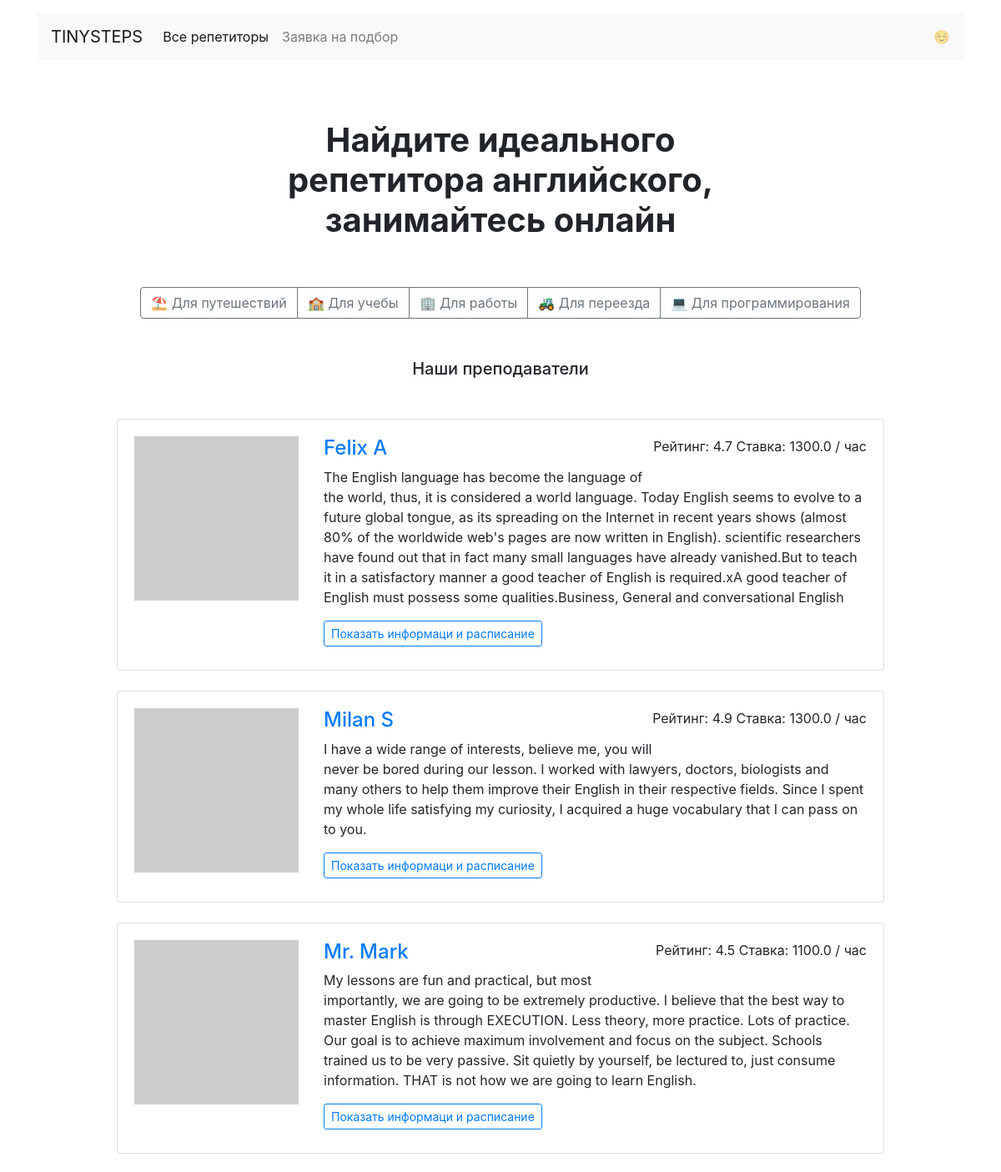
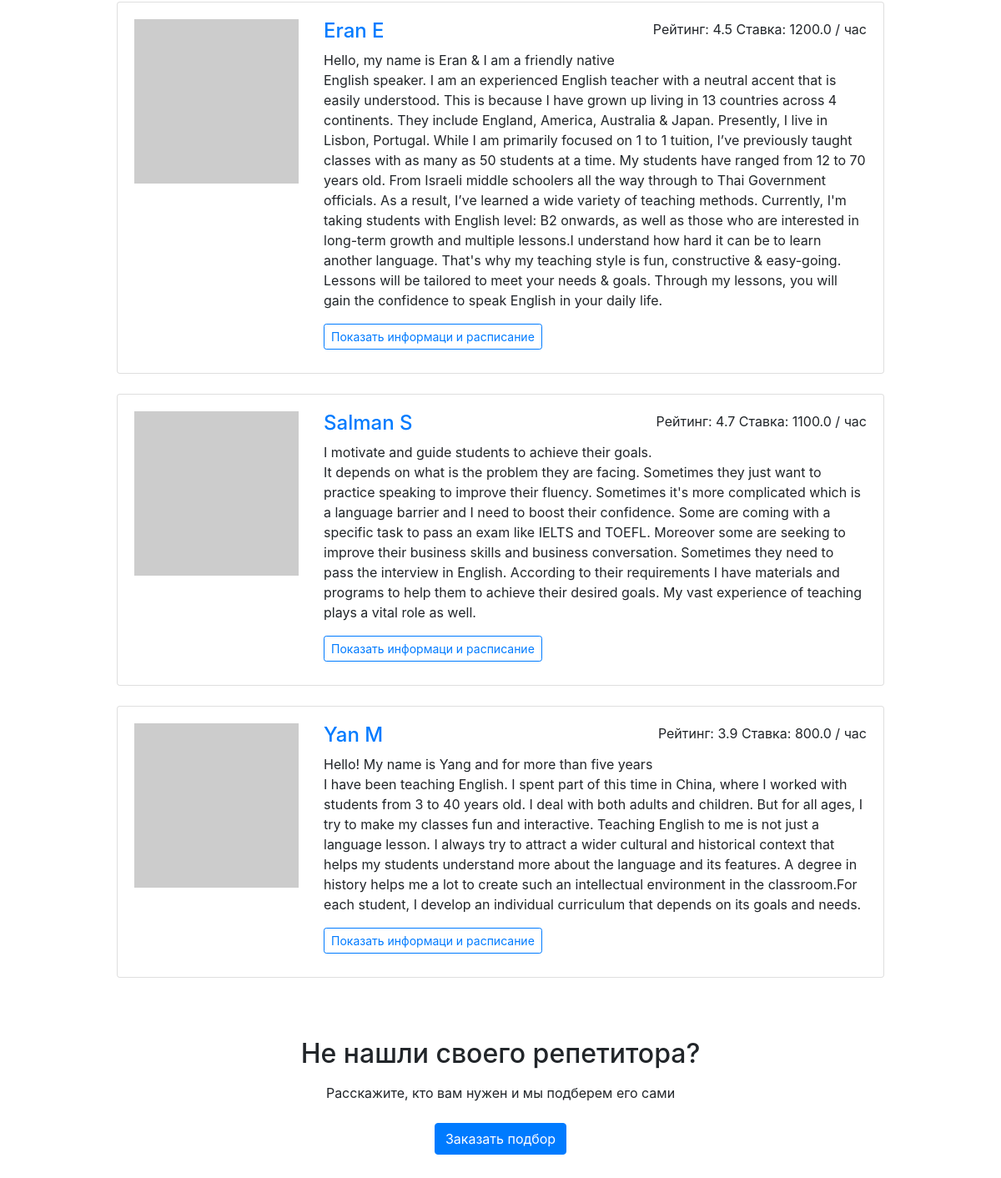
The page / on the database its author committed (2 pictures, top to bottom).
### models.py (models this page shows, shortened)
class Goal(db.Model):
	__tablename__ = 'goals'
	id = db.Column(db.Integer, primary_key=True)
	goal_slug = db.Column(db.String, unique=True)
	goal_text = db.Column(db.String, unique=True)
	teacher = db.relationship(
		'Teacher', secondary=teacher_goals_association, back_populates='goals')
	created_at = db.Column(db.DateTime, default=datetime.datetime.utcnow(),  nullable=False)

class Teacher(db.Model):
	__tablename__ = 'teachers'
	id = db.Column(db.Integer, primary_key=True)
	name = db.Column(db.String, nullable=False)
	email = db.Column(db.String, nullable=False, unique=True)
	about = db.Column(db.Text)
	rating = db.Column(db.Float)
	picture = db.Column(db.String)
	price = db.Column(db.Float)
	timetables = db.relationship('Timetable', back_populates='teacher')
	bookings = db.relationship('Booking', back_populates='teacher')
	goals = db.relationship('Goal', secondary=teacher_goals_association, back_populates='teacher')
	created_at = db.Column(db.DateTime, default=datetime.datetime.utcnow,  nullable=False)

### app.py (the view)
@app.route('/')
def index():
    all_profiles = Teacher.query.order_by(func.random()).limit(6).all()
    goals = Goal.query.all()
    return render_template('index.html',
                            all_profiles=all_profiles,
                            goals=goals)

### templates/index.html
{% extends 'base.html' %}
{% block container %}
  <main class="container mt-3 mb-5">
    <section>
    <h1 class="h1 text-center mx-auto mt-4 py-5"><strong>Найдите идеального <br>репетитора английского, <br>занимайтесь онлайн</strong></h1>
    <div class="text-center mb-5">
      <div class="btn-group mx-auto mb-0" role="group" aria-label="Basic example">
        {% for goal in goals %}
          <a href="/goals/{{ goal.goal_slug }}" class="btn btn-outline-secondary">{{ goal.goal_text }}</a>
        {% endfor %}
      </div>
    </div>
    <h2 class="h5 text-center mb-5">Наши преподаватели</h2>
    <div class="row">
      <div class="col-12 col-lg-10 offset-lg-1 m-auto">
        {% for profile in all_profiles %}
          <div class="card mb-4">
            <div class="card-body">
              <div class="row">
                <a href="/profile/{{ profile.id }}"></a><div class="col-3"><img src="{{ profile.picture }}" class="img-fluid" alt=""></div>
                <div class="col-9">
                  <p class="float-right">Рейтинг: {{ profile.rating }} Ставка: {{ profile.price }} / час</p>
                  <a href="/profile/{{ profile.id }}"><h2 class="h4">{{ profile.name }}</h2></a>
                  <p>{{ profile.about }}</p>
                  <a href="/profile/{{ profile.id }}" class="btn btn-outline-primary btn-sm mr-3 mb-2">Показать информаци и расписание</a>
                </div>
              </div>
            </div>
          </div>
        {% endfor %}
      </div>
    </div>
    <h2 class="text-center mt-5 mb-3">Не нашли своего репетитора?</h2>
    <p class="text-center mb-4">Расскажите, кто вам нужен и мы подберем его сами</p>
    <div class="text-center pb-5">
        <a href="/request" class="btn btn-primary">Заказать подбор</a>
    </div>
  </main>
{% endblock  %}

### templates/base.html (shortened to what this page needs)
<!DOCTYPE html>
<html lang="ru">
<head>
  <link rel="stylesheet" href="https://stackpath.bootstrapcdn.com/bootstrap/4.3.1/css/bootstrap.min.css">
</head>
<body>
  <header class="container mt-3">
    <nav class="navbar navbar-expand-lg navbar-light bg-light">
      <a class="navbar-brand" href="/">TINYSTEPS</a>
      <div class="collapse navbar-collapse" id="navbarNav">
        <ul class="navbar-nav">
          <li class="nav-item active">
            <a class="nav-link" href="/">Все репетиторы</a>
          </li>
          <li class="nav-item">
            <a class="nav-link" href="/request">Заявка на подбор</a>
          </li>
        </ul>
      </div>
      <span class="navbar-text d-sm-none d-lg-block">
        ☺️
      </span>
    </nav>
  </header>
  {% block container %}{% endblock  %}
</body>
</html>

### rows shown on the page
Goal: goal_text "⛱ Для путешествий"
Goal: goal_text "🏫 Для учебы"
Goal: goal_text "🏢 Для работы"
Goal: goal_text "🚜 Для переезда"
Goal: goal_text "💻 Для программирования"
Teacher: rating "4.7", price "1300.0", name "Felix A", about "The English language has become the language of the world, thus, it is considered a world language. Today English seems to evolve to a future global tongue, as its spreading on the Internet in recent years shows (almost 80% of the worldwide web's pages are now written in English). scientific researchers have found out that in fact many small languages have already vanished.But to teach it in a satisfactory manner a good teacher of English is required.xA good teacher of English must possess some qualities.Business, General and conversational English"
Teacher: rating "4.9", price "1300.0", name "Milan S", about "I have a wide range of interests, believe me, you will never be bored during our lesson. I worked with lawyers, doctors, biologists and many others to help them improve their English in their respective fields. Since I spent my whole life satisfying my curiosity, I acquired a huge vocabulary that I can pass on to you."
Teacher: rating "4.5", price "1100.0", name "Mr. Mark", about "My lessons are fun and practical, but most importantly, we are going to be extremely productive. I believe that the best way to master English is through EXECUTION. Less theory, more practice. Lots of practice. Our goal is to achieve maximum involvement and focus on the subject. Schools trained us to be very passive. Sit quietly by yourself, be lectured to, just consume information. THAT is not how we are going to learn English."
Teacher: rating "4.5", price "1200.0", name "Eran E", about "Hello, my name is Eran & I am a friendly native English speaker. I am an experienced English teacher with a neutral accent that is easily understood. This is because I have grown up living in 13 countries across 4 continents. They include England, America, Australia & Japan. Presently, I live in Lisbon, Portugal. While I am primarily focused on 1 to 1 tuition, I’ve previously taught classes with as many as 50 students at a time. My students have ranged from 12 to 70 years old. From Israeli middle schoolers all the way through to Thai Government officials. As a result, I’ve learned a wide variety of teaching methods. Currently, I'm taking students with English level: B2 onwards, as well as…"
Teacher: rating "4.7", price "1100.0", name "Salman S", about "I motivate and guide students to achieve their goals. It depends on what is the problem they are facing. Sometimes they just want to practice speaking to improve their fluency. Sometimes it's more complicated which is a language barrier and I need to boost their confidence. Some are coming with a specific task to pass an exam like IELTS and TOEFL. Moreover some are seeking to improve their business skills and business conversation. Sometimes they need to pass the interview in English. According to their requirements I have materials and programs to help them to achieve their desired goals. My vast experience of teaching plays a vital role as well."
Teacher: rating "3.9", price "800.0", name "Yan M", about "Hello! My name is Yang and for more than five years I have been teaching English. I spent part of this time in China, where I worked with students from 3 to 40 years old. I deal with both adults and children. But for all ages, I try to make my classes fun and interactive. Teaching English to me is not just a language lesson. I always try to attract a wider cultural and historical context that helps my students understand more about the language and its features. A degree in history helps me a lot to create such an intellectual environment in the classroom.For each student, I develop an individual curriculum that depends on its goals and needs."
